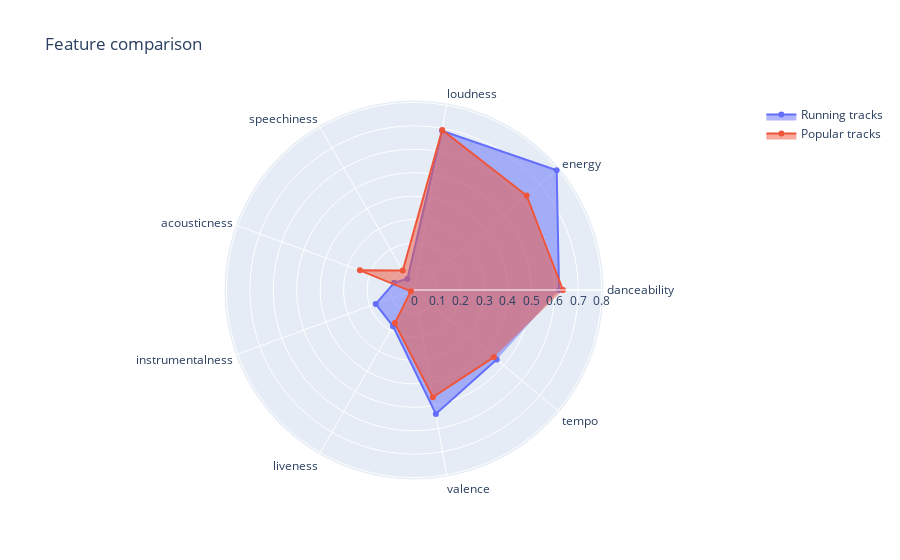

Notebook cell for this chart:
### Markdown cell above
### Using pyplot to plot interactively the distribution of the features in both groups

### Code cell
fig = go.Figure(
    data=[
        go.Scatterpolar(
            r=features_scaled_df[track_features_clean.is_running == 1][features_for_scaling].mean(),
            theta=features_for_scaling,
            fill="toself",
            name="Running tracks",
        ),
        go.Scatterpolar(
            r=features_scaled_df[track_features_clean.is_running == 0][features_for_scaling].mean(),
            theta=features_for_scaling,
            fill="toself",
            name="Popular tracks",
        ),
    ],
    layout=go.Layout(
        title=go.layout.Title(text="Feature comparison"), polar={"radialaxis": {"visible": True}}, showlegend=True
    ),
)

# pyo.plot(fig)
fig.show()

### Figure 1 — Plotly figure (JSON) as saved in the notebook; plotly's stock layout.template omitted (floating-point values rounded to 4 significant figures)
{"data": [{"fill": "toself", "name": "Running tracks", "r": [0.6183, 0.7938, 0.6889, 0.05573, 0.09018, 0.1735, 0.1785, 0.5366, 0.4604], "theta": ["danceability", "energy", "loudness", "speechiness", "acousticness", "instrumentalness", "liveness", "valence", "tempo"], "type": "scatterpolar"}, {"fill": "toself", "name": "Popular tracks", "r": [0.6349, 0.6265, 0.6921, 0.09578, 0.2453, 0.01453, 0.163, 0.4638, 0.445], "theta": ["danceability", "energy", "loudness", "speechiness", "acousticness", "instrumentalness", "liveness", "valence", "tempo"], "type": "scatterpolar"}], "layout": {"polar": {"radialaxis": {"visible": true}}, "showlegend": true, "title": {"text": "Feature comparison"}}}
